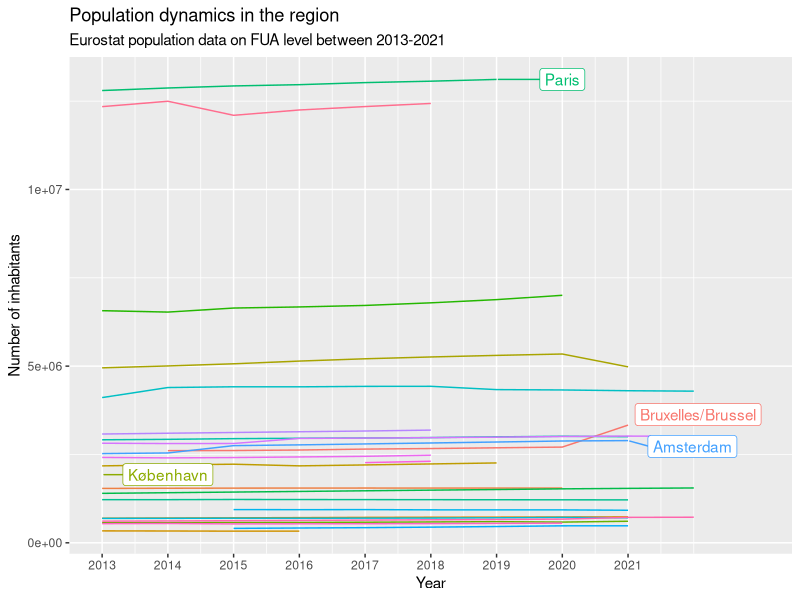

Source code (R): (Note: this script raises an error after producing the figure.)
# Load package(s) ----
## If you get an error trying to run the library() functions below, it means 
## that the package is not installed. Execute install.packages("packagename") 
## in the console, replacing "packagename" with 
## "tidyverse", for instance, if you want to install the "tidyverse" package.
## Do that for all packages.

# install.packages("tidyverse")
# install.packages("scales")
# install.packages("ggrepel")

library(tidyverse)
library(scales)
library(ggrepel)

# Get urban population data between 2013-2022 from Eurostat ----
## Source: https://ec.europa.eu/eurostat/databrowser/view/URB_LPOP1__custom_5120358/default/table?lang=en
pop_13_22 <- read_csv("data/raw/urb_lpop1__custom_5120358_page_linear.csv")
pop_13_22_c <- read_csv("data/raw/urb_cpop1_page_linear.csv")
ua <- read_csv("data/raw/URAU_LB_2021_3035_CITIES_within_frame.csv")

# Examine the data ----
# View(pop_13_22)
glimpse(pop_13_22)

# Clean the data ----
pop_13_22_long <- pop_13_22 |> 
  # Remove unnecessary columns
  select(-c(DATAFLOW, `LAST UPDATE`, freq, indic_ur, OBS_FLAG)) |> 
  # Remove countries
  filter(nchar(cities) > 2)

# Show the population trend of all capital cities in the region
pop_13_22_long |>
  # filter(cities %in% c("BE001F", "DE001F", "NL001F", "UK001F")) |> 
  filter(substr(cities, 3, 6) == "001F") |> 
  left_join(ua |> filter(CITY_CPTL == "Y"), by = c("cities" = "FUA_CODE")) |> 
  group_by(cities) |> 
  mutate(label = if_else(TIME_PERIOD == max(TIME_PERIOD), as.character(URAU_NAME), NA_character_)) |> 
  ungroup() |>
  ggplot(aes(x = TIME_PERIOD, y = OBS_VALUE, color = cities, group = cities)) +
  geom_line() +
  geom_label_repel(aes(label = label),
                   nudge_x = 1,
                   na.rm = TRUE) +
  scale_x_continuous(breaks = seq(from = 2013,
                                  to = 2021,
                                  by = 1),
                     limits = c(2013, 2023)) +
  xlab("Year") +
  ylab("Number of inhabitants") +
  labs(title = "Population dynamics in the region",
       subtitle = "Eurostat population data on FUA level between 2013-2021") +
  scale_color_discrete(name = "Muncipality") +
  theme(legend.position = "none")

# Generate table in wide format
pop_13_22_c_wide <- pop_13_22_c |>  
  pivot_wider(names_from = TIME_PERIOD, values_from = OBS_VALUE) |>
  select(-c(DATAFLOW, `LAST UPDATE`, freq, indic_ur, OBS_FLAG, `2022`)) |>
  filter(nchar(cities) > 2) |>
  group_by(cities) |>
  summarise(`2013` = sum(`2013`, na.rm = TRUE),
            `2014` = sum(`2014`, na.rm = TRUE),
            `2015` = sum(`2015`, na.rm = TRUE),
            `2016` = sum(`2016`, na.rm = TRUE),
            `2017` = sum(`2017`, na.rm = TRUE),
            `2018` = sum(`2018`, na.rm = TRUE),
            `2019` = sum(`2019`, na.rm = TRUE),
            `2029` = sum(`2020`, na.rm = TRUE),
            `2021` = sum(`2021`, na.rm = TRUE)) |>
  mutate(across(where(is.double), ~na_if(., 0)))

# Write wide table with time-series data
write_csv(pop_13_22_c_wide, "data/processed/pop_13_22_c_wide.csv", na = "")

